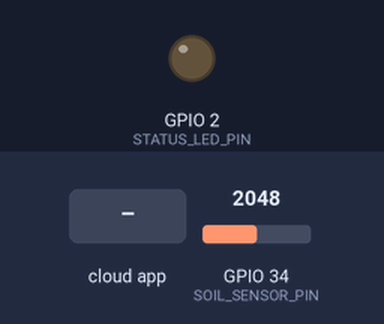
Bench run of a sketch on a simulated ESP32. Shown: output pins drawn as LEDs (lit = HIGH). Inputs (shaded band) come from the test bench; at power-on: GPIO 34 (SOIL_SENSOR_PIN) = 2048. WiFi joins after 1.5 s; servers stay silent unless stated; the Firebase database answers and starts empty; what the sketch prints to the serial monitor is not drawn.

Above: at 10.6 s.
10.7 s: the phone or cloud app sets status to AUTO
17.1 s: the phone or cloud app sets mode to AUTO
At 24.75 s:
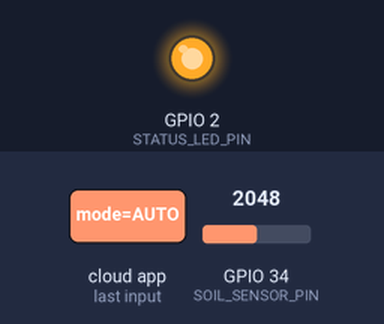
25.9 s: the phone or cloud app sets autoMode to 1
29.4 s: the phone or cloud app sets status to MANUAL
35.1 s: the phone or cloud app sets mode to MANUAL
41.2 s: the phone or cloud app sets status to ON
Timing chart, 0 to 47.9 s (numbered marks = the images above; inputs shaded):
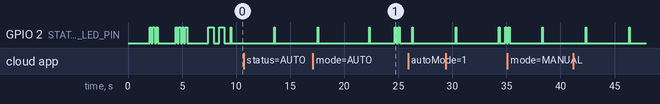

The sketch:

esp32_polling.ino
```cpp
/*
 * ESP32 - Smart Irrigation System (STABLE VERSION)
 * Uses polling instead of streaming to avoid SSL issues
 */

#include <WiFi.h>
#include <Firebase_ESP_Client.h>
#include "addons/TokenHelper.h"
#include "addons/RTDBHelper.h"

// ===== WiFi Credentials =====
#define WIFI_SSID "YOUR_WIFI_SSID"
#define WIFI_PASSWORD "YOUR_WIFI_PASSWORD"

// ===== Firebase Credentials =====
#define API_KEY "YOUR_FIREBASE_WEB_API_KEY"
#define DATABASE_URL "https://YOUR-PROJECT-default-rtdb.firebaseio.com/"

// ===== Hardware Pins =====
const int SOIL_SENSOR_PIN = 34;
const int STATUS_LED_PIN = 2;

// ===== Serial Ports =====
#define DEBUG_SERIAL Serial
#define ARDUINO_SERIAL Serial2

// ===== Firebase Objects =====
FirebaseData fbdo;
FirebaseAuth auth;
FirebaseConfig config;

// ===== Device Configuration =====
const String DEVICE_ID = "device_001";
const String BASE_PATH = "/devices/" + DEVICE_ID;

// ===== System State =====
struct SystemState {
  int moisture;
  String pumpStatus;
  String pumpMode;
  bool autoModeEnabled;
  int thresholdLow;
  int thresholdHigh;
  bool isReady;
  unsigned long lastSensorRead;
  unsigned long lastFirebaseRead;
  unsigned long lastFirebaseWrite;
  unsigned long lastAutoCheck;
  unsigned long lastWiFiCheck;
} state;

// ===== Timing Constants =====
const unsigned long SENSOR_READ_INTERVAL = 4000;
const unsigned long FIREBASE_READ_INTERVAL = 6000;   // Poll Firebase every 5 seconds
const unsigned long FIREBASE_WRITE_INTERVAL = 4000;  // Write to Firebase every 5 seconds
const unsigned long AUTO_CHECK_INTERVAL = 5000;
const unsigned long WIFI_CHECK_INTERVAL = 15000;

void setup() {
  // USB Serial for debugging
  DEBUG_SERIAL.begin(115200);

  // Serial2 for Arduino communication
  ARDUINO_SERIAL.begin(9600, SERIAL_8N1, 16, 17);

  delay(2000);

  pinMode(STATUS_LED_PIN, OUTPUT);
  pinMode(SOIL_SENSOR_PIN, INPUT);

  // Initialize state
  state.moisture = 0;
  state.pumpStatus = "OFF";
  state.pumpMode = "AUTO";
  state.autoModeEnabled = true;
  state.thresholdLow = 30;
  state.thresholdHigh = 70;
  state.isReady = false;
  state.lastSensorRead = 0;
  state.lastFirebaseRead = 0;
  state.lastFirebaseWrite = 0;
  state.lastAutoCheck = 0;
  state.lastWiFiCheck = 0;

  DEBUG_SERIAL.println("\n========================================");
  DEBUG_SERIAL.println("  ESP32 IRRIGATION - STABLE MODE");
  DEBUG_SERIAL.println("  (Polling instead of streaming)");
  DEBUG_SERIAL.println("========================================\n");

  blinkLED(3);

  // Connect WiFi
  DEBUG_SERIAL.print("Connecting to WiFi");
  WiFi.mode(WIFI_STA);
  WiFi.begin(WIFI_SSID, WIFI_PASSWORD);

  int wifiAttempts = 0;
  while (WiFi.status() != WL_CONNECTED && wifiAttempts < 30) {
    delay(500);
    DEBUG_SERIAL.print(".");
    wifiAttempts++;
  }

  if (WiFi.status() == WL_CONNECTED) {
    DEBUG_SERIAL.println("\n✓ WiFi Connected!");
    DEBUG_SERIAL.print("IP: ");
    DEBUG_SERIAL.println(WiFi.localIP());
    DEBUG_SERIAL.print("RSSI: ");
    DEBUG_SERIAL.println(WiFi.RSSI());
    blinkLED(2);
  } else {
    DEBUG_SERIAL.println("\n✗ WiFi Failed!");
    blinkLED(10);
    while(1) { delay(1000); }
  }

  // Configure Firebase
  DEBUG_SERIAL.println("\nInitializing Firebase...");

  config.api_key = API_KEY;
  config.database_url = DATABASE_URL;

  // Anonymous sign-up
  Firebase.signUp(&config, &auth, "", "");

  config.token_status_callback = tokenStatusCallback;

  // Simplified timeout settings
  config.timeout.serverResponse = 10000;

  Firebase.begin(&config, &auth);
  Firebase.reconnectWiFi(true);

  // Wait for Firebase
  DEBUG_SERIAL.print("Waiting for Firebase");
  int fbAttempts = 0;
  while (!Firebase.ready() && fbAttempts < 30) {
    delay(1000);
    DEBUG_SERIAL.print(".");
    fbAttempts++;
  }

  if (Firebase.ready()) {
    DEBUG_SERIAL.println("\n✓ Firebase Connected!");
    state.isReady = true;
    blinkLED(2);

    // Initialize device
    initializeDevice();

    // Load settings
    loadSettings();

  } else {
    DEBUG_SERIAL.println("\n✗ Firebase Failed!");
    blinkLED(8);
    while(1) { delay(1000); }
  }

  DEBUG_SERIAL.println("\n========================================");
  DEBUG_SERIAL.println("  SYSTEM READY");
  DEBUG_SERIAL.println("========================================\n");

  longBlinkLED(2);

  sendPumpCommand(state.pumpStatus);
}

void loop() {
  unsigned long now = millis();

  // Check WiFi
  if (now - state.lastWiFiCheck >= WIFI_CHECK_INTERVAL) {
    state.lastWiFiCheck = now;
    checkWiFi();
  }

  if (!state.isReady || WiFi.status() != WL_CONNECTED) {
    delay(100);
    return;
  }

  // Read sensor
  if (now - state.lastSensorRead >= SENSOR_READ_INTERVAL) {
    state.lastSensorRead = now;
    readSoilMoisture();
    quickBlink();
  }

  // Read from Firebase (polling)
  if (now - state.lastFirebaseRead >= FIREBASE_READ_INTERVAL) {
    state.lastFirebaseRead = now;
    readFromFirebase();
  }

  // Write to Firebase
  if (now - state.lastFirebaseWrite >= FIREBASE_WRITE_INTERVAL) {
    state.lastFirebaseWrite = now;
    writeToFirebase();
  }

  // Check AUTO mode
  if (now - state.lastAutoCheck >= AUTO_CHECK_INTERVAL) {
    state.lastAutoCheck = now;
    if (state.autoModeEnabled && state.pumpMode == "AUTO") {
      checkAutoMode();
    }
  }

  delay(10);
}

void initializeDevice() {
  DEBUG_SERIAL.println("Initializing device...");

  Firebase.RTDB.setString(&fbdo, (BASE_PATH + "/info/name").c_str(), "Field Sensor");
  Firebase.RTDB.setString(&fbdo, (BASE_PATH + "/info/device").c_str(), "ESP32");

  if (!Firebase.RTDB.getString(&fbdo, (BASE_PATH + "/actuators/pump/status").c_str())) {
    Firebase.RTDB.setString(&fbdo, (BASE_PATH + "/actuators/pump/status").c_str(), "OFF");
  }
  if (!Firebase.RTDB.getString(&fbdo, (BASE_PATH + "/actuators/pump/mode").c_str())) {
    Firebase.RTDB.setString(&fbdo, (BASE_PATH + "/actuators/pump/mode").c_str(), "AUTO");
  }
  if (!Firebase.RTDB.getBool(&fbdo, (BASE_PATH + "/settings/autoMode").c_str())) {
    Firebase.RTDB.setBool(&fbdo, (BASE_PATH + "/settings/autoMode").c_str(), true);
  }
  if (!Firebase.RTDB.getInt(&fbdo, (BASE_PATH + "/settings/thresholds/low").c_str())) {
    Firebase.RTDB.setInt(&fbdo, (BASE_PATH + "/settings/thresholds/low").c_str(), 30);
  }
  if (!Firebase.RTDB.getInt(&fbdo, (BASE_PATH + "/settings/thresholds/high").c_str())) {
    Firebase.RTDB.setInt(&fbdo, (BASE_PATH + "/settings/thresholds/high").c_str(), 70);
  }

  DEBUG_SERIAL.println("✓ Device initialized");
}

void loadSettings() {
  DEBUG_SERIAL.println("Loading settings...");

  if (Firebase.RTDB.getString(&fbdo, (BASE_PATH + "/actuators/pump/status").c_str())) {
    state.pumpStatus = fbdo.stringData();
    DEBUG_SERIAL.println("  Status: " + state.pumpStatus);
  }

  if (Firebase.RTDB.getString(&fbdo, (BASE_PATH + "/actuators/pump/mode").c_str())) {
    state.pumpMode = fbdo.stringData();
    DEBUG_SERIAL.println("  Mode: " + state.pumpMode);
  }

  if (Firebase.RTDB.getBool(&fbdo, (BASE_PATH + "/settings/autoMode").c_str())) {
    state.autoModeEnabled = fbdo.boolData();
    DEBUG_SERIAL.println("  Auto: " + String(state.autoModeEnabled ? "ON" : "OFF"));
  }

  if (Firebase.RTDB.getInt(&fbdo, (BASE_PATH + "/settings/thresholds/low").c_str())) {
    state.thresholdLow = fbdo.intData();
    DEBUG_SERIAL.println("  Low: " + String(state.thresholdLow) + "%");
  }

  if (Firebase.RTDB.getInt(&fbdo, (BASE_PATH + "/settings/thresholds/high").c_str())) {
    state.thresholdHigh = fbdo.intData();
    DEBUG_SERIAL.println("  High: " + String(state.thresholdHigh) + "%");
  }

  DEBUG_SERIAL.println("✓ Settings loaded");
}

void readFromFirebase() {
  static String lastStatus = "";
  static String lastMode = "";
  static bool lastAutoMode = true;

  // Read pump status
  if (Firebase.RTDB.getString(&fbdo, (BASE_PATH + "/actuators/pump/status").c_str())) {
    String newStatus = fbdo.stringData();
    if (newStatus != lastStatus) {
      DEBUG_SERIAL.println("\n[Firebase] Status changed: " + newStatus);
      lastStatus = newStatus;
      state.pumpStatus = newStatus;

      if (state.pumpMode == "MANUAL" || !state.autoModeEnabled) {
        sendPumpCommand(newStatus);
      }
    }
  }

  // Read pump mode
  if (Firebase.RTDB.getString(&fbdo, (BASE_PATH + "/actuators/pump/mode").c_str())) {
    String newMode = fbdo.stringData();
    if (newMode != lastMode) {
      DEBUG_SERIAL.println("[Firebase] Mode changed: " + newMode);
      lastMode = newMode;
      state.pumpMode = newMode;
      state.autoModeEnabled = (newMode == "AUTO");

      if (newMode == "MANUAL") {
        sendPumpCommand(state.pumpStatus);
      }
    }
  }

  // Read auto mode
  if (Firebase.RTDB.getBool(&fbdo, (BASE_PATH + "/settings/autoMode").c_str())) {
    bool newAutoMode = fbdo.boolData();
    if (newAutoMode != lastAutoMode) {
      DEBUG_SERIAL.println("[Firebase] AutoMode changed: " + String(newAutoMode ? "ON" : "OFF"));
      lastAutoMode = newAutoMode;
      state.autoModeEnabled = newAutoMode;
      state.pumpMode = newAutoMode ? "AUTO" : "MANUAL";

      if (!newAutoMode) {
        sendPumpCommand(state.pumpStatus);
      }
    }
  }

  // Read thresholds
  if (Firebase.RTDB.getInt(&fbdo, (BASE_PATH + "/settings/thresholds/low").c_str())) {
    state.thresholdLow = fbdo.intData();
  }

  if (Firebase.RTDB.getInt(&fbdo, (BASE_PATH + "/settings/thresholds/high").c_str())) {
    state.thresholdHigh = fbdo.intData();
  }
}

void writeToFirebase() {
  if (WiFi.status() != WL_CONNECTED || !Firebase.ready()) {
    return;
  }

  Firebase.RTDB.setInt(&fbdo, (BASE_PATH + "/sensors/moisture").c_str(), state.moisture);
  Firebase.RTDB.setString(&fbdo, (BASE_PATH + "/actuators/pump/status").c_str(), state.pumpStatus);
}

void checkWiFi() {
  if (WiFi.status() != WL_CONNECTED) {
    DEBUG_SERIAL.println("\n[WiFi] Connection LOST!");
    state.isReady = false;
    blinkLED(5);

    DEBUG_SERIAL.println("[WiFi] Reconnecting...");
    WiFi.disconnect();
    delay(1000);
    WiFi.begin(WIFI_SSID, WIFI_PASSWORD);

    int attempts = 0;
    while (WiFi.status() != WL_CONNECTED && attempts < 20) {
      delay(500);
      DEBUG_SERIAL.print(".");
      attempts++;
    }

    if (WiFi.status() == WL_CONNECTED) {
      DEBUG_SERIAL.println("\n[WiFi] ✓ Reconnected!");
      state.isReady = true;
      blinkLED(2);
    } else {
      DEBUG_SERIAL.println("\n[WiFi] ✗ Failed! Restarting...");
      delay(5000);
      ESP.restart();
    }
  }
}

void readSoilMoisture() {
  long sum = 0;
  for (int i = 0; i < 5; i++) {
    sum += analogRead(SOIL_SENSOR_PIN);
    delay(10);
  }
  int rawValue = sum / 5;

  state.moisture = map(rawValue, 4095, 0, 0, 100);
  state.moisture = constrain(state.moisture, 0, 100);

  DEBUG_SERIAL.println("[SENSOR] Moisture: " + String(state.moisture) + "%");
}

void checkAutoMode() {
  if (!state.autoModeEnabled || state.pumpMode != "AUTO") {
    return;
  }

  if (WiFi.status() != WL_CONNECTED) {
    return;
  }

  if (state.moisture < state.thresholdLow && state.pumpStatus != "ON") {
    DEBUG_SERIAL.println("\n[AUTO] Moisture LOW → Turning pump ON");
    state.pumpStatus = "ON";
    sendPumpCommand("ON");
    Firebase.RTDB.setString(&fbdo, (BASE_PATH + "/actuators/pump/status").c_str(), "ON");
    blinkLED(1);
  }
  else if (state.moisture >= state.thresholdHigh && state.pumpStatus != "OFF") {
    DEBUG_SERIAL.println("\n[AUTO] Moisture HIGH → Turning pump OFF");
    state.pumpStatus = "OFF";
    sendPumpCommand("OFF");
    Firebase.RTDB.setString(&fbdo, (BASE_PATH + "/actuators/pump/status").c_str(), "OFF");
    blinkLED(2);
  }
}

void sendPumpCommand(String status) {
  ARDUINO_SERIAL.print("PUMP:");
  ARDUINO_SERIAL.println(status);
  DEBUG_SERIAL.println("→ Sending to Arduino: PUMP:" + status);
  delay(50);
}

void blinkLED(int times) {
  for (int i = 0; i < times; i++) {
    digitalWrite(STATUS_LED_PIN, HIGH);
    delay(150);
    digitalWrite(STATUS_LED_PIN, LOW);
    delay(150);
  }
}

void longBlinkLED(int times) {
  for (int i = 0; i < times; i++) {
    digitalWrite(STATUS_LED_PIN, HIGH);
    delay(500);
    digitalWrite(STATUS_LED_PIN, LOW);
    delay(500);
  }
}

void quickBlink() {
  digitalWrite(STATUS_LED_PIN, HIGH);
  delay(50);
  digitalWrite(STATUS_LED_PIN, LOW);
}

/*
 * ===== STABLE VERSION FEATURES =====
 *
 * ✅ No Firebase Streaming (avoids SSL errors)
 * ✅ Simple polling every 5 seconds
 * ✅ Much more stable and reliable
 * ✅ Lower memory usage
 * ✅ Works with weak WiFi signals
 * ✅ Auto-restart on failures
 *
 * ===== TRADE-OFFS =====
 *
 * ⚠ 5 second delay for dashboard changes (vs instant with streaming)
 * ✅ But much more stable and no SSL errors!
 *
 * ===== WIRING =====
 *
 * ESP32 GPIO17 (TX2)  →  Arduino Pin 0 (RX)
 * ESP32 GPIO16 (RX2)  →  Arduino Pin 1 (TX)
 * ESP32 GND           →  Arduino GND
 * Sensor OUT          →  ESP32 GPIO34
 *
 * ===== USAGE =====
 *
 * Serial Monitor: 115200 baud
 *
 * You should see:
 * [SENSOR] Moisture: 45%
 * → Sending to Arduino: PUMP:ON
 * [Firebase] Status changed: OFF
 */
```
